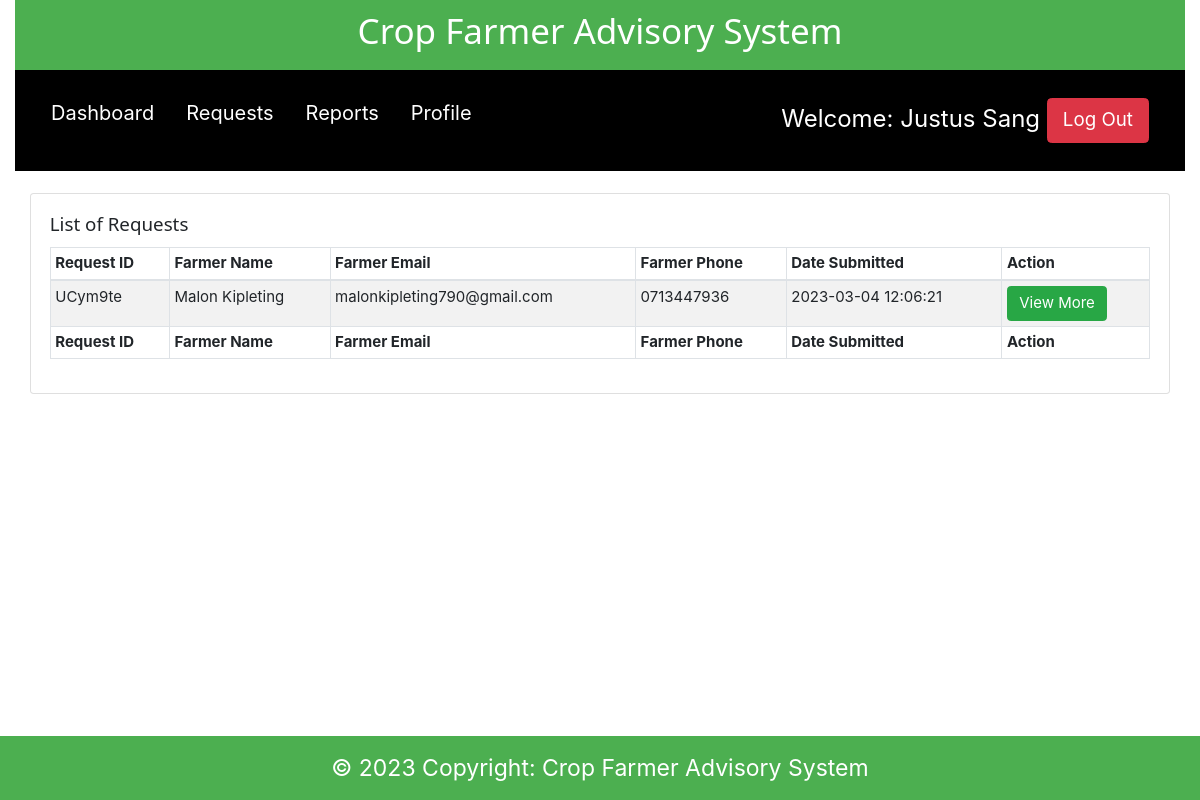
Page /admin/requests.php (signed in) on the committed database.
### tables this page shows
CREATE TABLE `farmer_request_advice_details` (
  `id` int(11) NOT NULL,
  `request_id` varchar(100) NOT NULL,
  `farmer_id` varchar(100) NOT NULL,
  `farm_id` varchar(100) NOT NULL,
  `crop_id` varchar(100) NOT NULL,
  `activity_id` varchar(100) NOT NULL,
  `short_description` varchar(800) NOT NULL,
  `date_of_activity` varchar(250) DEFAULT NULL,
  `date_added` datetime NOT NULL DEFAULT current_timestamp()
);

CREATE TABLE `request_response_details` (
  `id` int(11) NOT NULL,
  `request_id` varchar(100) NOT NULL,
  `officer_id` varchar(100) DEFAULT NULL,
  `response` longtext DEFAULT 'No Response Yet.',
  `request_status` varchar(255) NOT NULL DEFAULT 'Pending',
  `date_added` timestamp NOT NULL DEFAULT current_timestamp()
);

CREATE TABLE `farmer_details` (
  `id` int(11) NOT NULL,
  `farmer_id` varchar(40) NOT NULL,
  `farmer_fname` varchar(100) NOT NULL,
  `farmer_lname` varchar(100) NOT NULL,
  `farmer_email` varchar(50) NOT NULL,
  `farmer_phone` varchar(50) NOT NULL,
  `Gender` varchar(50) NOT NULL,
  `farmer_password` varchar(255) NOT NULL,
  `date_added` datetime NOT NULL DEFAULT current_timestamp()
);

### admin/requests.php (the view, shortened to what this page needs)
<?php
include 'connection.php';
$officer_id = $_SESSION['officerId'];
?>
<!DOCTYPE html>
<html>
<head>
    <?php
  include './components/header.php';
  ?>
</head>
<body>
    <div class="container-fluid">
        <?php
include './components/navbar.php';
?>
        <div class="page-wrapper">
            <div class="container-fluid">
                <div class="row">
                    <div class="col-12">
                        <div class="card">
                            <div class="card-body">
                                <h5 class="card-title">List of Requests</h5>
                                <table id="dtBasicExample" class="table table-striped table-bordered table-sm"
                                    cellspacing="0" width="100%">
                                    <thead>
                                        <tr>
                                            <th>Request ID</th>
                                            <th>Farmer Name</th>
                                            <th>Farmer Email</th>
                                            <th>Farmer Phone</th>
                                            <th>Date Submitted</th>
                                            <th>Action</th>
                                        </tr>
                                    </thead>
                                    <tbody>
                                        <?php
  if($officer_id){
      $data_fetch_query = "SELECT * FROM `farmer_request_advice_details`
      INNER JOIN request_response_details ON request_response_details.request_id = farmer_request_advice_details.request_id
      INNER JOIN farm_details ON farm_details.farm_id = farmer_request_advice_details.farm_id
      INNER JOIN crop_details ON crop_details.crop_id = farmer_request_advice_details.crop_id
      INNER JOIN county_details ON county_details.county_id = farm_details.farm_location
      INNER JOIN activity_details ON activity_details.activity_id = farmer_request_advice_details.activity_id
      INNER JOIN farmer_details ON farmer_details.farmer_id = farmer_request_advice_details.farmer_id
      WHERE request_response_details.request_status = 'Pending'
      ";
      $data_result = mysqli_query($db, $data_fetch_query);
      if ($data_result->num_rows > 0){
          while($row = $data_result->fetch_assoc()) {
              $req_id = $row['request_id'];
              $farmer_fname = $row['farmer_fname'];
              $farmer_lname = $row['farmer_lname'];
              $farmer_email = $row['farmer_email'];
              $farmer_phone= $row['farmer_phone'];
              $date_submitted = $row['date_added'];
              $status= $row['request_status'];
              $desc= $row['short_description'];
              $farm_id= $row['farm_id'];
              $farm_name= $row['farm_name'];
              $farm_size= $row['farm_size'];
              $crop_id= $row['crop_id'];
              $crop_name= $row['crop_name'];
              $activity_id= $row['activity_id'];
              $activity_name= $row['activity_name'];
              $county_id= $row['farm_location'];
              $county_name= $row['county_name'];
      echo "<tr> <td>" .$req_id.  "</td>";
      echo "<td>" . $farmer_fname." ". $farmer_lname."</td>";
      echo "<td>" .$farmer_email."</td>";
      echo "<td>" .$farmer_phone."</td>";
      echo "<td>" .$date_submitted."</td>";
      echo "<td>
      <form method ='POST' action='connection.php'>
      <input  type='text' readonly hidden name='request_id' value='$req_id'>
      <input  type='text' readonly hidden name='fname' value='$farmer_fname'>
      <input  type='text' readonly hidden name='lname' value='$farmer_lname'>
      <input  type='text' readonly hidden name='farmer_mail' value='$farmer_email'>
      <input  type='text' readonly hidden name='farmer_phone' value='$farmer_phone'>
      <input  type='text' readonly hidden name='shrt_desc' value='$desc'>
      <input  type='text' readonly hidden name='req_status' value='$status'>
      <input  type='text' readonly hidden name='farm_id' value='$farm_id'>
      <input  type='text' readonly hidden name='farm_name' value='$farm_name'>
      <input  type='text' readonly hidden name='farm_size' value='$farm_size'>
      <input  type='text' readonly hidden name='crop_id' value='$crop_id'>
      <input  type='text' readonly hidden name='crop_name' value='$crop_name'>
      <input  type='text' readonly hidden name='activity_id' value='$activity_id'>
      <input  type='text' readonly hidden name='activity_name' value='$activity_name'>
      <input  type='text' readonly hidden name='county_id' value='$county_id'>
      <input  type='text' readonly hidden name='county_name' value='$county_name'>
      <input type='submit' data-id= '$req_id' value='View More' name='view-request-btn' class='btn btn-success viewRequestBtn'>
      </form>
      </td> </tr>";
      }
      }else{
      echo "<td>"."No Requests Found"."</td>";
      }
      } else{
          echo "<td>"."No Data Found"."</td>";
      }
?>
                                    </tbody>
                                    <tfoot>
                                        <tr>
                                            <th>Request ID</th>
                                            <th>Farmer Name</th>
                                            <th>Farmer Email</th>
                                            <th>Farmer Phone</th>
                                            <th>Date Submitted</th>
                                            <th>Action</th>
                                        </tr>
                                    </tfoot>
                                </table>
                            </div>
                        </div>
                    </div>
                </div>
            </div>
        </div>
    </div>
    <?php
include './components/footer.php';
  ?>
</body>
</html>

### admin/css/w3css.css (style rules this page uses)
html { box-sizing:border-box }
*,*:before,*:after { box-sizing:inherit }
html { -ms-text-size-adjust:100%;-webkit-text-size-adjust:100% }
body { margin:0 }
button,input,select,textarea { font:inherit;margin:0 }
button,input { overflow:visible }
button,html [type=button],[type=reset],[type=submit] { -webkit-appearance:button }
html,body { font-family:Verdana,sans-serif;font-size:15px;line-height:1.5 }
html { overflow-x:hidden }
h1,h2,h3,h4,h5,h6,.w3-slim,.w3-wide { font-family:"Segoe UI",Arial,sans-serif }
h5 { font-size:18px }
h1,h2,h3,h4,h5,h6 { font-weight:400;margin:10px 0 }

### admin/css/style.css (style rules this page uses)
html { padding: 0; margin: 0; }

### rows in the picture
farmer_request_advice_details: request_response_details.request_id "UCym9te", farmer.farmer_fname "Malon", farmer.farmer_lname "Kipleting", farmer.farmer_email "malonkipleting790@gmail.com", farmer.farmer_phone "0713447936", farmer.date_added "2023-03-04 12:06:21"

### other values in the picture
$name "Justus Sang"
